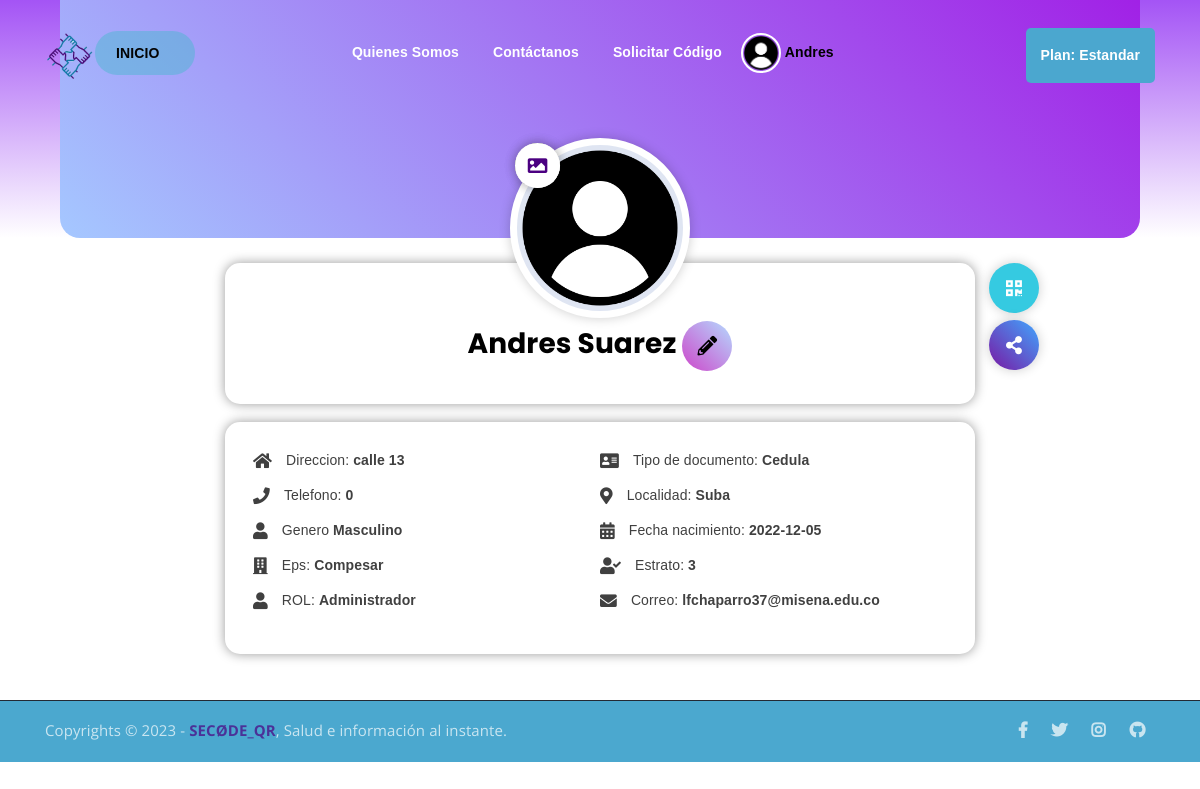
Page /views/perfil.php (signed in) on the earlier database version.
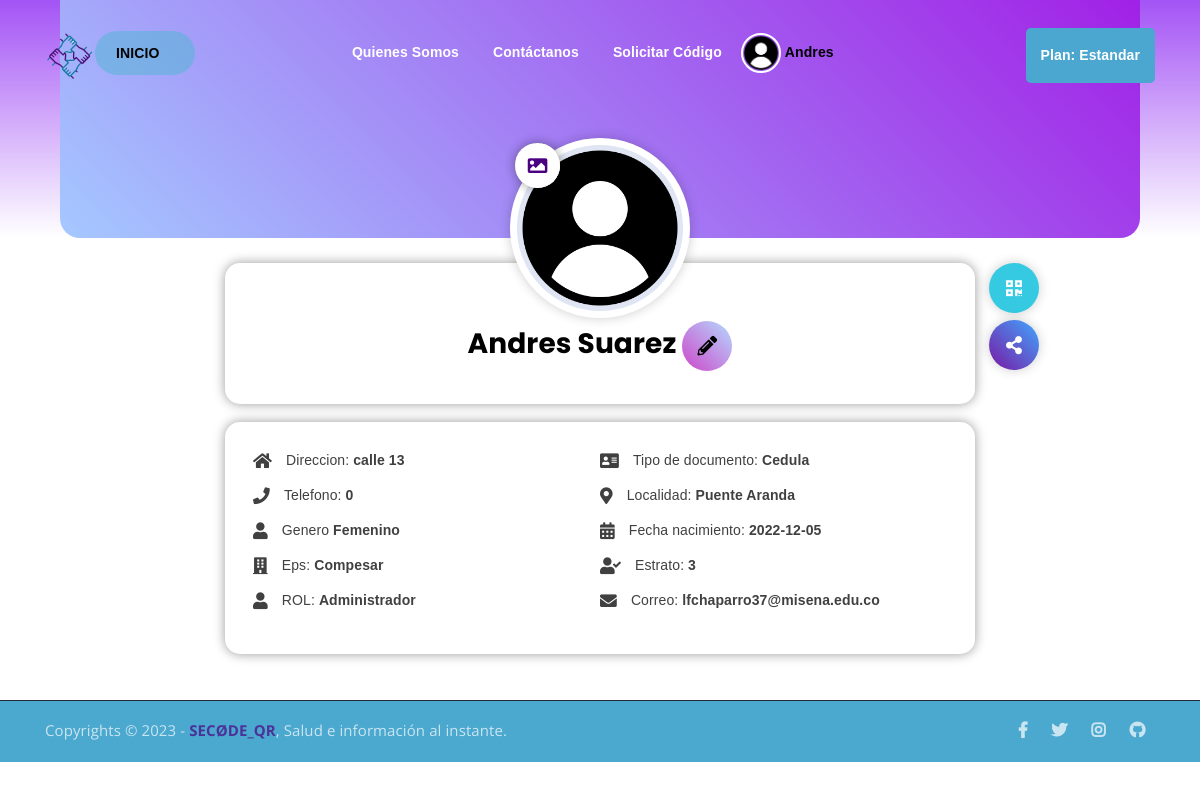
Same page on the later database version.
### tables this page shows
CREATE TABLE `usuario` (
  `Ndocumento` int(11) NOT NULL,
  `TipoDoc` int(2) DEFAULT 1,
  `Nombre` varchar(30) NOT NULL,
  `Apellidos` varchar(30) DEFAULT NULL,
  `Correo` varchar(60) NOT NULL,
  `Direccion` varchar(40) DEFAULT NULL,
  `Localidad` int(2) DEFAULT NULL,
  `Genero` int(2) DEFAULT NULL,
  `Estrato` int(2) DEFAULT NULL,
  `id` int(2) DEFAULT 10 COMMENT 'esta tabla referencia la eps ',
  `rol` int(2) DEFAULT 1,
  `FechaNacimiento` date DEFAULT NULL,
  `Telefono` int(12) DEFAULT NULL,
  `Img_perfil` longblob DEFAULT NULL,
  `token_reset` varchar(40) DEFAULT NULL,
  `TipoImg` varchar(10) DEFAULT NULL,
  `Contrasena` varchar(80) NOT NULL
);

CREATE TABLE `tiposuscripcion` (
  `IDTipoSuscripcion` int(1) NOT NULL,
  `TipoSuscripcion` varchar(25) DEFAULT NULL,
  `nombre_archivo` varchar(15) DEFAULT NULL,
  `precio` int(8) DEFAULT NULL,
  `cantidad_qr` int(2) DEFAULT NULL,
  `Editar` varchar(2) NOT NULL,
  `citas` varchar(2) NOT NULL
);

CREATE TABLE `genero` (
  `IDGenero` int(2) NOT NULL,
  `Genero` varchar(15) NOT NULL
);

CREATE TABLE `eps` (
  `id` int(2) NOT NULL,
  `NombreEps` varchar(25) NOT NULL,
  `Direccion` varchar(30) DEFAULT NULL
);

CREATE TABLE `rol` (
  `id` int(2) NOT NULL,
  `rol` varchar(15) NOT NULL
);

CREATE TABLE `tipodocumento` (
  `IDTipoDoc` int(2) NOT NULL,
  `TipoDocumento` varchar(25) NOT NULL
);

CREATE TABLE `localidad` (
  `IDLocalidad` int(2) NOT NULL,
  `Localidad` varchar(15) NOT NULL
);

CREATE TABLE `estrato` (
  `IDEstrato` int(2) NOT NULL,
  `Estrato` int(1) NOT NULL
);

### models/user.php (called while the page is built, shortened)
<?php
function userform($id) {
  global $connection;
  $query = $connection->prepare('SELECT Nombre, Apellidos,Direccion,Genero,Correo, Localidad, Estrato, TipoDoc, FechaNacimiento,Telefono,Img_perfil FROM usuario WHERE Ndocumento = :id');
  $query->bindParam(':id', $id);
  $query->execute();
  $user = $query->fetch(PDO::FETCH_ASSOC);
  return $user;
}
function getUserData($id){
  global $connection;
  $query = $connection->prepare('SELECT
  us.Ndocumento,tipdoc.TipoDocumento,us.Nombre,us.Apellidos,us.Correo,tipsus.TipoSuscripcion, sus.FechaExpiracion ,us.Direccion,lc.Localidad, gn.Genero, estr.Estrato, eps.NombreEps, rl.rol, us.FechaNacimiento,us.Telefono, us.Img_perfil, us.token_reset, us.TipoImg
  FROM usuario AS us
  LEFT OUTER JOIN tipodocumento AS tipdoc
  ON us.TipoDoc = tipdoc.IDTipoDoc
  LEFT OUTER JOIN genero AS gn
  ON us.Genero = gn.IDGenero
  LEFT OUTER JOIN estrato AS est
  ON us.Estrato = est.IDEstrato
  LEFT OUTER JOIN rol AS rl
  ON us.rol = rl.id
  LEFT OUTER JOIN localidad AS lc
  ON us.Localidad = lc.IDLocalidad
  LEFT OUTER JOIN Suscripcion as sus
  ON sus.Ndocumento = us.Ndocumento
  LEFT OUTER JOIN TipoSuscripcion AS tipsus
  ON sus.TipoSuscripcion = tipsus.IDTipoSuscripcion
  LEFT OUTER JOIN eps
  ON us.id = eps.id
  LEFT OUTER JOIN estrato AS estr
  ON us.Estrato = estr.IDEstrato
  WHERE us.Ndocumento = :id');
  $query->bindParam(':id', $id);
  $query->execute();
  $user = $query->fetch(PDO::FETCH_ASSOC);
  if (empty($user['Img_perfil']) || $user['Img_perfil'] == null) {
    $user['Img_perfil'] = "http://" . $_SERVER['HTTP_HOST'] . "/secodeqr/views/assets/img/userimg.png";
  } else {
    $user['Img_perfil'] = 'data:' . $user['TipoImg'] . ";base64," . base64_encode($user['Img_perfil']);
  }
  return $user;
}
?>

### views/perfil.php (the view, shortened to what this page needs)
<?php
require_once '../models/database/database.php';
require_once '../models/user.php';
$user = getUserData($_SESSION['user_id']);
$userForm = userform($_SESSION['user_id']);
?>
<!DOCTYPE html>
<html lang="es">
<head>
    <?php include('./templates/header.php');
    include('./templates/sweetalerts2.php'); ?>
    <link rel="stylesheet" href="./assets/css/perfil.css">
</head>
<body>
    <?php include('./templates/navBar.php'); ?>
    <section class="seccion-perfil-usuario">
        <div class="perfil-usuario-header">
            <div class="perfil-usuario-portada">
                <div class="perfil-usuario-avatar">
                    <img src="<?php echo $user['Img_perfil'] ?>" alt="img-avatar">
                    <label class="boton-avatar" for="boton-avatar"> <i class="boton-redes fas fa-image"></i></label>
                </div>
            </div>
        </div>
        <div class="perfil-usuario-body">
            <div class="perfil-usuario-bio">
                <h3 class="titulo"><?=$user['Nombre'].$user['Apellidos'] ?>
                    <a data-toggle="modal" data-target="#myModal" class="boton-edit">
                        <i class="fas fa-pencil-alt"></i>
                    </a>
                </h3>
            </div>
            <div class="perfil-usuario-footer">
                <ul class="lista-datos">
                    <li><i class="icono fas fa-home"></i>Direccion: <strong><?php echo $user['Direccion'] ?></strong> </li>
                    <li><i class="icono fas fa-phone"></i>Telefono: <strong>
                            <?php echo $user['Telefono'] ?>
                        </strong> </li>
                    <li><i class="icono fas fa-user"></i>Genero <strong>
                            <?php echo $user['Genero'] ?>
                        </strong></li>
                    <li><i class="icono fas fa-building"></i>Eps:
                    <strong>
                            <?= $user['NombreEps'] ?>
                    </strong>
                    </li>
                    <li><i class="icono fas fa-user"></i>ROL:
                    <strong>
                            <?= $user['rol'] ?>
                    </strong>
                    </li>
                </ul>
                <ul class="lista-datos">
                    <li><i class="icono fas fa-address-card"></i>Tipo de documento:
                        <strong>
                                <?= $user['TipoDocumento'] ?>
                        </strong>
                    </li>
                    <li><i class="icono fas fa-map-marker-alt"></i>Localidad:
                    <strong>
                            <?= $user['Localidad'] ?>
                    </strong>
                    </li>
                    <li><i class="icono fas fa-calendar-alt"></i>Fecha nacimiento: <strong>
                            <?php echo $user['FechaNacimiento'] ?>
                        </strong> </li>
                    <li><i class="icono fas fa-user-check"></i>Estrato:
                    <strong>
                            <?= $user['Estrato'] ?>
                    </strong>
                    </li>
                    <li><i class="icono fas fa-envelope"></i>Correo:
                        <strong>
                                <?= $user['Correo'] ?>
                        </strong>
                    </li>
                </ul>
            </div>
            <div class="redes-sociales">
                <a href="" class="boton-redes qr fas fa-qrcode"><i class=""></i></a>
                <a href="" class="boton-redes compartir fas fa-share-alt"><i class=""></i></a>
            </div>
        </div>
    </section>
    <div>
        <br>
        <br>
        <br>
        <br>
        <br>
        <br>
    </div>
    <?php
    include('./templates/footer_copyrights.php');
    ?>
</body>
</html>

### views/templates/header.php (shortened to what this page needs)
	<link rel="stylesheet" href="assets/css/all.min.css">
	<link rel="stylesheet" href="assets/bootstrap/css/bootstrap.min.css">
	<link rel="stylesheet" href="assets/css/animate.css">
	<link rel="stylesheet" href="assets/css/meanmenu.min.css">
	<link rel="stylesheet" href="assets/css/main.css">
	<link rel="stylesheet" href="assets/css/responsive.css">
    <link rel="stylesheet" href="./assets/css/dashborad.css">
</head>

### views/templates/sweetalerts2.php (shortened to what this page needs)
<link rel="stylesheet" href="https://cdnjs.cloudflare.com/ajax/libs/animate.css/4.1.1/animate.min.css" />

### views/templates/navBar.php (shortened to what this page needs)
<?php
if(isset($_SESSION['user_id'])){
	$param=$connection->prepare("SELECT tp.TipoSuscripcion FROM Suscripcion AS sus LEFT OUTER JOIN TipoSuscripcion AS tp ON sus.TipoSuscripcion= tp.IDTipoSuscripcion WHERE sus.Ndocumento = :id");
	$param->bindParam(':id', $_SESSION['user_id']);
	$param->execute();
	$datosSus = $param->fetch(PDO::FETCH_ASSOC);
}else{
	$datosSus = 0;
}
?>
<div class="top-header-area" id="sticker">
	<div class="container">
		<div class="row">
			<div class="col-lg-12 col-sm-12 text-center">
				<div class="main-menu-wrap">
					<div class="site-logo">
						<a href="index.php">
							<img src="assets/img/logo.png" alt="">
						</a>
					</div>
					<div class="site-logo">
						<a class="button--secondary" href="index.php">
							<span class="text">INICIO</span>
						</a>
					</div>
					<nav class="main-menu ">
						<ul>
							<li><a href="nosotros.php">Quienes Somos</a></li>
							<li><a href="contact.php">Contáctanos</a></li>
							<li><a href="clinico.php">Solicitar Código</a>
							</li>
							<?php if (isset($_SESSION['user_id'])) { ?>
								<li id='button-exit' class="user">
									<img src="<?= $user['Img_perfil'] ?>" alt="">
									<strong style="color: black;"> <?= $user['Nombre'] ?></strong>
								</li>
							<?php }else{?>
								<li class="fas fa-user" style="margin-right: 2px;"></li>
								<a href="iniciar.php" id='btn-login-nav'>Iniciar Sesión</a>
							<?php } ?>
							<?php
							if($datosSus == 0){?>
								<li class="login-box"><a href="servicios.php">
									<span></span>
									<span></span>
									<span></span>
									<span></span> SECODE_QR PLUS </a>
								</li>
							<?php }else{ ?>
								<li class="login-box"><a href="Finpago.php">
									<span></span><?='Plan: '.$datosSus['TipoSuscripcion']?> </a>
								</li>
							<?php } ?>
						</ul>
					</nav>
				</div>
			</div>
		</div>
	</div>
</div>

### views/templates/footer_copyrights.php (shortened to what this page needs)
<footer>
	<div class="copyright">
		<div class="container">
			<div class="row">
				<div class="col-lg-6 col-md-12">
					<p>Copyrights &copy; <?=date('Y')?> - <a href="https://imransdesign.com/">SECØDE_QR</a>, Salud e información al instante.</p>
				</div>
				<div class="col-lg-6 text-right col-md-12">
					<div class="social-icons">
						<ul>
						    <li><a href="https://www.facebook.com/profile.php?id=100083136654560" target="_blank"><i class="fab fa-facebook-f"></i></a></li>
							<li><a href="https://twitter.com/TeamSecode" target="_blank"><i class="fab fa-twitter"></i></a></li>
							<li><a href="https://www.instagram.com/teamsecode/" target="_blank"><i class="fab fa-instagram"></i></a></li>
							<li><a href="https://github.com/Jhonatan2022/SECODE_QR" target="_blank"><i class="fab fa-github"></i></a></li>
						</ul>
					</div>
				</div>
			</div>
		</div>
	</div>
</footer>

### views/assets/css/main.css (style rules this page uses)
html { font-size: 14px; font-weight: 400; line-height: 28px; height: 100%; }
.login-box { float: right; }
.login-box a { position: relative; vertical-align: -webkit-baseline-middle; margin: 3px 0 0 0; background-color: #4ba7cf; border-radius: 5px; display: inline-block; text-decoration: none; overflow: hidden; transition: .5s; }
body { font-family: "Open Sans", sans-serif; font-weight: 400; font-size: 1rem; letter-spacing: 0.1px; line-height: 1.8; overflow-x: hidden; }
body img { max-width: 100%; }
a { cursor: pointer; text-decoration: none; -webkit-transition: all 0.2s ease-in-out; -o-transition: all 0.2s ease-in-out; transition: all 0.2s ease-in-out; }
h1, .h1, h2, .h2, h3, .h3, h5, .h5, h6, .h6 { font-family: "Poppins", sans-serif; font-weight: 700; margin: 0 0 1.25rem 0; color: #000000; }
h3, .h3 { font-size: 2rem; font-weight: 700; line-height: 2.25rem; }
p { font-family: "Open Sans", sans-serif; font-weight: 400; font-size: 1rem; letter-spacing: 0.1px; line-height: 1.8; color: #000000; margin: 0 0 1.25rem 0; }
p:last-child { margin: 0; }
.top-header-area { position: absolute; z-index: 222; width: 100%; padding: 25px 0; }
nav.main-menu ul { margin: 0; padding: 0; list-style: none; }
nav.main-menu ul li { display: inline-block; }
nav.main-menu ul li a { color: #fff; font-weight: 700; display: block; padding: 15px; }
nav.main-menu ul > li { position: relative; }
nav.main-menu ul li:last-child a { display: inline-block; }
.site-logo { float: left; max-width: 50px; }
.main-menu-wrap { position: relative; }
.site-logo { padding: 6px 0; }
nav.main-menu li a { -webkit-transition: 0.3s; -o-transition: 0.3s; transition: 0.3s; }
.top-header-area { -webkit-transition: 0.3s; -o-transition: 0.3s; transition: 0.3s; }
.copyright { background-color: #4ba8cf; border-top: 1px solid #232a35; }
.copyright p { margin: 0; color: #fff; opacity: 0.7; padding: 16px 0; font-size: 15px; }
.copyright a { color: #4b0081; font-weight: 700; }
.social-icons ul { margin: 0; padding: 0; list-style: none; }
.social-icons ul li { display: inline-block; }
.social-icons ul li a { font-size: 16px; color: #fff; opacity: 0.7; padding: 16px 10px; display: block; }
.social-icons ul li a { -webkit-transition: 0.3s; -o-transition: 0.3s; transition: 0.3s; }
html, body { height: 100%; }
.button--secondary { position: relative; display: flex; align-items: center; justify-content: space-between; background-color: #4ab7cf78; color: #030303; font-weight: bold; width: 100px; height: 44px; border-radius: 22px; padding: 0 0 0 21px; line-height: 44px; text-align: center; cursor: pointer; }
.button--secondary:before { content: ""; position: absolute; left: 21px; display: inline-block; width: 10px; height: 10px; border-radius: 50%; background-color: #000000; transform: scale(0); opacity: 0; transition: all .33s cubic-bezier(.68,-.55,.265,1.55); }

### views/assets/css/dashborad.css (style rules this page uses)
body { background-color: #76DAFF; background-attachment: fixed; background-size: cover; }
img { background-position: center; }

### views/perfil.php (style rules this page uses)
label { color: #4b0081; font-size: larger; font-weight: bolder; }

### views/templates/navBar.php (style rules this page uses)
.user img { width: 40px; height: 40px; border-radius: 50%; object-fit: cover; border: 2px solid #fff; }

Differences in the rows shown:
changed usuario "Andres": Genero.Genero "Masculino" → "Femenino"; Localidad.Localidad "Suba" → "Puente Aranda"
